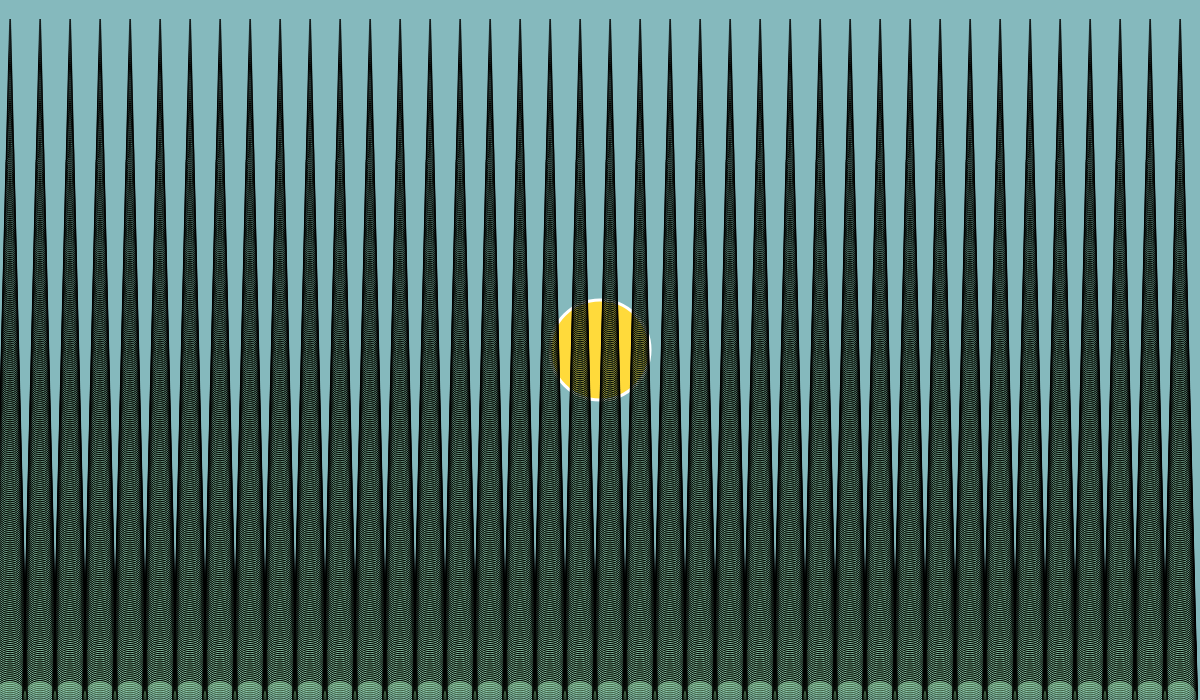
Frame 1 (no input)
Frame 60 (no input): identical to frame 1, image omitted
Frame 120 (the mouse pressed at the canvas centre since frame 60): identical to frame 1, image omitted

The p5.js sketch that drew this single still picture (run headless with seeded random() and noise() and a simulated clock; from frame 60 on, the mouse is pressed at the canvas centre):

// p5.js sketch
// ── sketch.js
// create trees using ellipses

 function setup() {
    createCanvas(windowWidth, 700);

}


function draw() {
    // background sky color
    background('rgb(133, 185, 189)');
    // draw the sun
    // make sun sandbox
    push();
    strokeWeight(3);
    stroke(255);
    fill("rgb(255, 218, 59)");
    ellipse(.5 * width, .5 * height, 100, 100)
    pop();
    // tree fill color with alpha value
    fill(152, 223, 152, 10);
    // nested tree loops
    for (let y = 20; y < height; y += 2) {
		    for (let x = 10; x <= width; x += 30) {
			       let diameter = y/20;
			       ellipse(x, y, diameter, diameter);
		}
	}

}
